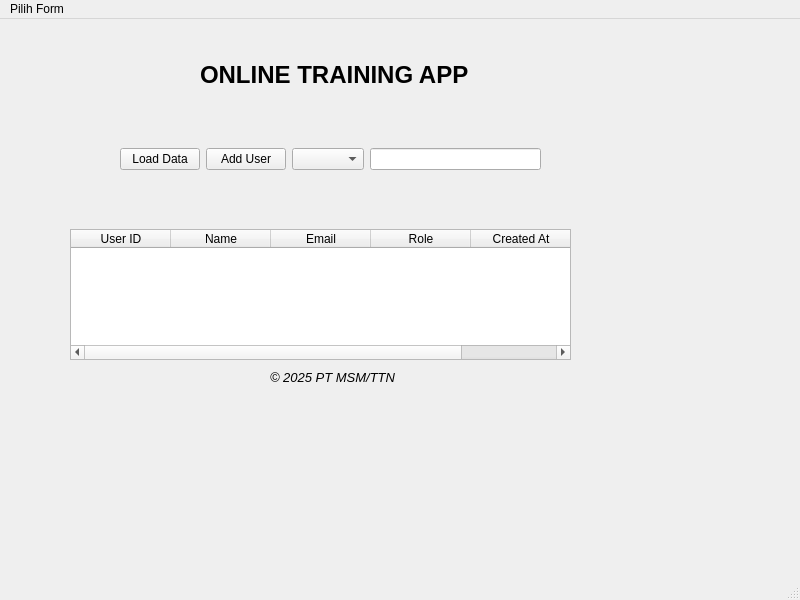
<?xml version="1.0" encoding="UTF-8"?>
<ui version="4.0">
 <class>MainWindow</class>
 <widget class="QMainWindow" name="MainWindow">
  <property name="geometry">
   <rect>
    <x>0</x>
    <y>0</y>
    <width>800</width>
    <height>600</height>
   </rect>
  </property>
  <property name="windowTitle">
   <string>MainWindow</string>
  </property>
  <widget class="QWidget" name="centralwidget">
   <widget class="QLabel" name="labelHeader">
    <property name="geometry">
     <rect>
      <x>200</x>
      <y>40</y>
      <width>281</width>
      <height>31</height>
     </rect>
    </property>
    <property name="font">
     <font>
      <pointsize>18</pointsize>
      <italic>false</italic>
      <bold>true</bold>
     </font>
    </property>
    <property name="text">
     <string>ONLINE TRAINING APP</string>
    </property>
   </widget>
   <widget class="QTableWidget" name="tableWidget">
    <property name="geometry">
     <rect>
      <x>70</x>
      <y>210</y>
      <width>501</width>
      <height>131</height>
     </rect>
    </property>
    <column>
     <property name="text">
      <string>User ID</string>
     </property>
    </column>
    <column>
     <property name="text">
      <string>Name</string>
     </property>
    </column>
    <column>
     <property name="text">
      <string>Email</string>
     </property>
    </column>
    <column>
     <property name="text">
      <string>Role</string>
     </property>
    </column>
    <column>
     <property name="text">
      <string>Created At</string>
     </property>
    </column>
   </widget>
   <widget class="QLabel" name="label_2">
    <property name="geometry">
     <rect>
      <x>270</x>
      <y>350</y>
      <width>131</width>
      <height>16</height>
     </rect>
    </property>
    <property name="font">
     <font>
      <pointsize>10</pointsize>
      <italic>true</italic>
     </font>
    </property>
    <property name="text">
     <string>© 2025 PT MSM/TTN</string>
    </property>
   </widget>
   <widget class="QWidget" name="horizontalLayoutWidget">
    <property name="geometry">
     <rect>
      <x>120</x>
      <y>100</y>
      <width>421</width>
      <height>80</height>
     </rect>
    </property>
    <layout class="QHBoxLayout" name="horizontalLayout">
     <item>
      <widget class="QPushButton" name="loadButton">
       <property name="text">
        <string>Load Data</string>
       </property>
      </widget>
     </item>
     <item>
      <widget class="QPushButton" name="addUserButton">
       <property name="text">
        <string>Add User</string>
       </property>
      </widget>
     </item>
     <item>
      <widget class="QComboBox" name="roleComboBox"/>
     </item>
     <item>
      <widget class="QLineEdit" name="searchLineEdit"/>
     </item>
    </layout>
   </widget>
  </widget>
  <widget class="QStatusBar" name="statusbar"/>
  <widget class="QMenuBar" name="menubar">
   <property name="geometry">
    <rect>
     <x>0</x>
     <y>0</y>
     <width>800</width>
     <height>22</height>
    </rect>
   </property>
   <widget class="QMenu" name="menuForm_Hasil_Ujian">
    <property name="title">
     <string>Pilih Form</string>
    </property>
    <addaction name="separator"/>
    <addaction name="actionForm_Hasil_Ujian"/>
   </widget>
   <addaction name="menuForm_Hasil_Ujian"/>
  </widget>
  <action name="actionForm_Hasil_Ujian">
   <property name="text">
    <string>Form Hasil Ujian</string>
   </property>
  </action>
 </widget>
 <resources/>
 <connections/>
</ui>
